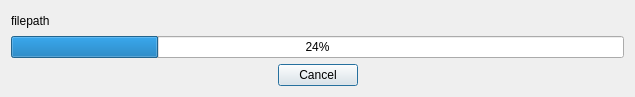
<?xml version="1.0" encoding="UTF-8"?>
<ui version="4.0">
 <class>FindInFilesProgressDialog</class>
 <widget class="QDialog" name="FindInFilesProgressDialog">
  <property name="geometry">
   <rect>
    <x>0</x>
    <y>0</y>
    <width>635</width>
    <height>97</height>
   </rect>
  </property>
  <property name="windowTitle">
   <string>Find in Files progress...</string>
  </property>
  <layout class="QVBoxLayout" name="verticalLayout">
   <item>
    <widget class="QLabel" name="labelFilePath">
     <property name="text">
      <string>filepath</string>
     </property>
    </widget>
   </item>
   <item>
    <widget class="QProgressBar" name="progressBar">
     <property name="value">
      <number>24</number>
     </property>
    </widget>
   </item>
   <item>
    <widget class="QDialogButtonBox" name="buttonBox">
     <property name="orientation">
      <enum>Qt::Horizontal</enum>
     </property>
     <property name="standardButtons">
      <set>QDialogButtonBox::Cancel</set>
     </property>
     <property name="centerButtons">
      <bool>true</bool>
     </property>
    </widget>
   </item>
  </layout>
 </widget>
 <resources/>
 <connections>
  <connection>
   <sender>buttonBox</sender>
   <signal>accepted()</signal>
   <receiver>FindInFilesProgressDialog</receiver>
   <slot>accept()</slot>
   <hints>
    <hint type="sourcelabel">
     <x>248</x>
     <y>254</y>
    </hint>
    <hint type="destinationlabel">
     <x>157</x>
     <y>274</y>
    </hint>
   </hints>
  </connection>
  <connection>
   <sender>buttonBox</sender>
   <signal>rejected()</signal>
   <receiver>FindInFilesProgressDialog</receiver>
   <slot>reject()</slot>
   <hints>
    <hint type="sourcelabel">
     <x>316</x>
     <y>260</y>
    </hint>
    <hint type="destinationlabel">
     <x>286</x>
     <y>274</y>
    </hint>
   </hints>
  </connection>
 </connections>
</ui>
